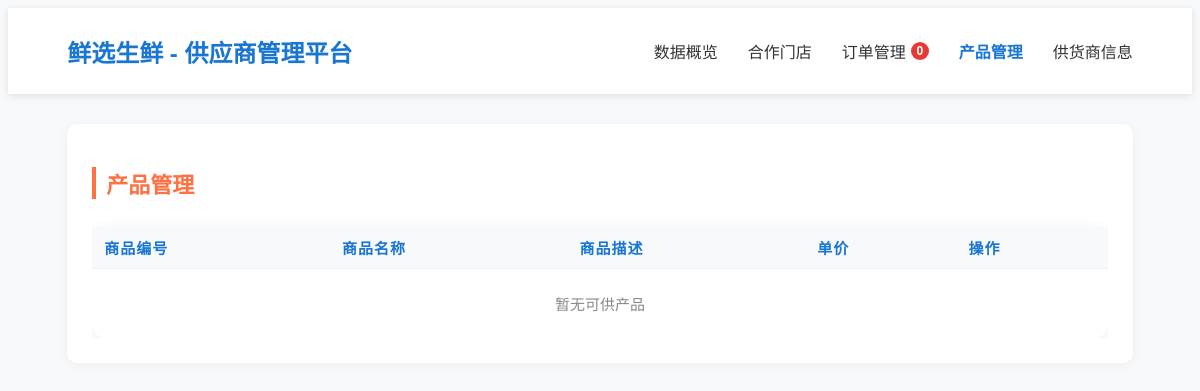
The page /supplier/products_manage.php (signed in) on the database as committed earlier.
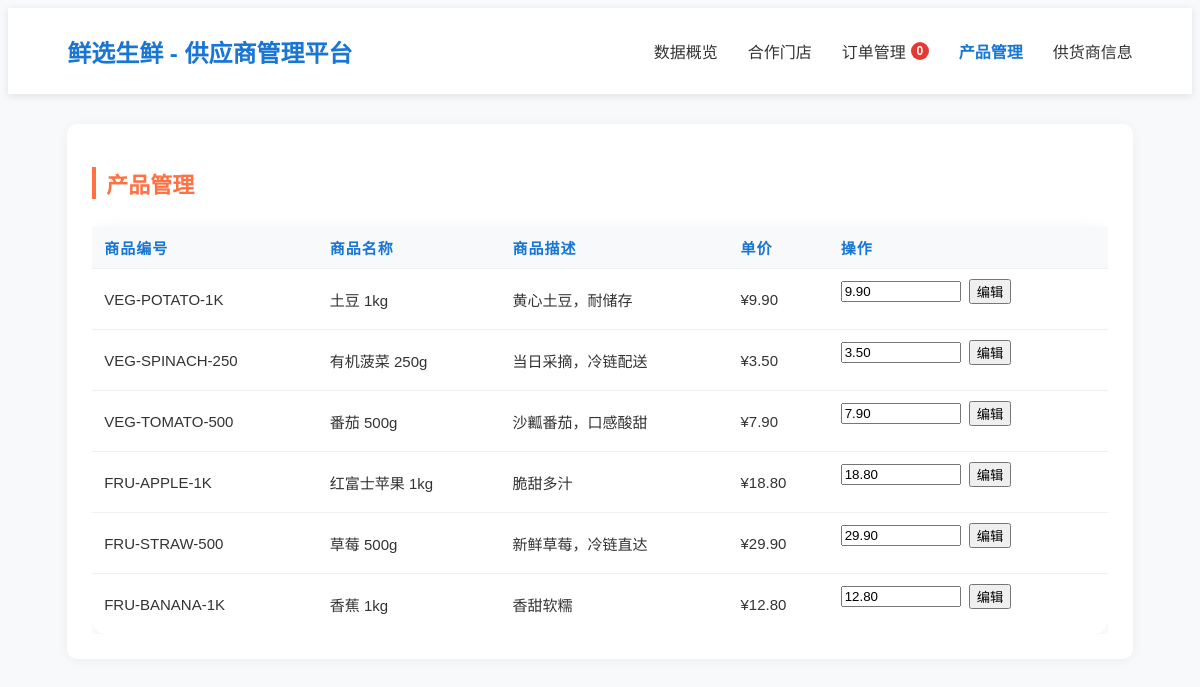
The same page on the database as committed later.
### tables this page shows
CREATE TABLE IF NOT EXISTS `products` (
  `product_ID` INT AUTO_INCREMENT NOT NULL,
  `sku` VARCHAR(45) UNIQUE NOT NULL,
  `product_name` VARCHAR(45) NOT NULL,  
  `status` ENUM('active', 'discontinued') DEFAULT 'active',
  `unit_cost` DECIMAL(10,2) NOT NULL,
  `unit_price` DECIMAL(10,2) NOT NULL,
  `unit` VARCHAR(20) NULL,
  `description` TEXT NULL,  
  `category_id`    INT NOT NULL,
  `created_at` TIMESTAMP DEFAULT CURRENT_TIMESTAMP,
  PRIMARY KEY (`product_ID`),
  CONSTRAINT `fk_products_category`
    FOREIGN KEY (`category_id`)
    REFERENCES `Categories` (`category_id`)
	ON DELETE NO ACTION
    ON UPDATE NO ACTION
);

### supplier/inc/data.php (called while the page is built, shortened)
<?php
function getDBConnection() {
    $servername = "localhost";
    $username = "root";
    $password = "NewRootPwd123!";
    $dbname = "mydb";
    $conn = new mysqli($servername, $username, $password, $dbname);
    $conn->set_charset("utf8mb4");
    return $conn;
}
function getSupplierProducts($supplierId) {
    $conn = getDBConnection();
    $products = [];
    $stmt = $conn->prepare("SELECT product_ID, product_name, sku, description, price FROM v_supplier_products WHERE supplier_ID = ? ORDER BY product_name");
    $stmt->bind_param("i", $supplierId);
    if ($stmt->execute()) {
        $result = $stmt->get_result();
        while ($row = $result->fetch_assoc()) {
            $products[] = $row;
        }
    }
    return $products;
}
?>

### supplier/products_manage.php (the view, shortened to what this page needs)
<?php
require_once __DIR__ . '/inc/data.php';
require_once __DIR__ . '/header.php';
$supplierId = getCurrentSupplierId();
$products = getSupplierProducts($supplierId);
?>
<!DOCTYPE html>
<html lang="zh-CN">
<head>
</head>
<body>
    <main class="main">
        <section class="section">
            <h2 class="section-title">产品管理</h2>
            <div style="overflow-x:auto;">
                <table class="inventory-table">
                    <thead>
                        <tr>
                            <th>商品编号</th>
                            <th>商品名称</th>
                            <th>商品描述</th>
                            <th>单价</th>
                            <th>操作</th>
                        </tr>
                    </thead>
                    <tbody>
                        <?php if (empty($products)): ?>
                            <tr>
                                <td colspan="5" style="text-align:center;color:#888;padding:24px;">暂无可供产品</td>
                            </tr>
                        <?php else: ?>
                            <?php foreach ($products as $product): ?>
                                <tr>
                                    <td><?php echo htmlspecialchars($product['sku'] ?? $product['product_ID']); ?></td>
                                    <td><?php echo htmlspecialchars($product['product_name'] ?? ''); ?></td>
                                    <td><?php echo htmlspecialchars($product['description'] ?? '暂无描述'); ?></td>
                                    <td>¥<?php echo number_format((float)($product['price'] ?? 0), 2); ?></td>
                                    <td>
                                        <form method="post" style="display:flex;gap:8px;align-items:center;">
                                            <input type="number" step="0.01" name="price" value="<?php echo htmlspecialchars($product['price'] ?? 0); ?>" style="width:120px;">
                                            <button class="btn btn-primary" type="submit">编辑</button>
                                        </form>
                                    </td>
                                </tr>
                            <?php endforeach; ?>
                        <?php endif; ?>
                    </tbody>
                </table>
            </div>
        </section>
    </main>
</body>
</html>

Rows that differ between the two databases and show on the page:
now on this page (row edited): products: sku "VEG-POTATO-1K", product_name "土豆 1kg", description "黄心土豆，耐储存", price "9.90"
now on this page (row edited): products: sku "VEG-SPINACH-250", product_name "有机菠菜 250g", description "当日采摘，冷链配送", price "3.50"
now on this page (row edited): products: sku "VEG-TOMATO-500", product_name "番茄 500g", description "沙瓤番茄，口感酸甜", price "7.90"
now on this page (row edited): products: sku "FRU-APPLE-1K", product_name "红富士苹果 1kg", description "脆甜多汁", price "18.80"
now on this page (row edited): products: sku "FRU-STRAW-500", product_name "草莓 500g", description "新鲜草莓，冷链直达", price "29.90"
now on this page (row edited): products: sku "FRU-BANANA-1K", product_name "香蕉 1kg", description "香甜软糯", price "12.80"
Other text that changed with them:
text no longer shown: "暂无可供产品"
